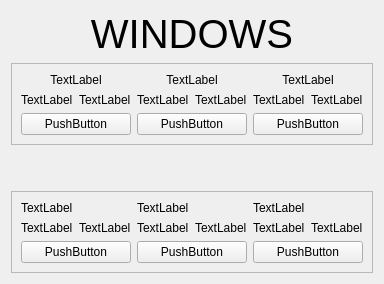
      <widget class="QWidget" name="windowspage">
       <layout class="QVBoxLayout" name="verticalLayout_12">
        <item>
         <widget class="QLabel" name="OS2Title">
          <property name="sizePolicy">
           <sizepolicy hsizetype="Preferred" vsizetype="Fixed">
            <horstretch>0</horstretch>
            <verstretch>0</verstretch>
           </sizepolicy>
          </property>
          <property name="styleSheet">
           <string notr="true">font-size: 30pt</string>
          </property>
          <property name="text">
           <string>WINDOWS</string>
          </property>
          <property name="alignment">
           <set>Qt::AlignCenter</set>
          </property>
         </widget>
        </item>
        <item>
         <widget class="QFrame" name="frame_7">
          <property name="frameShape">
           <enum>QFrame::StyledPanel</enum>
          </property>
          <property name="frameShadow">
           <enum>QFrame::Raised</enum>
          </property>
          <layout class="QVBoxLayout" name="verticalLayout_5">
           <item>
            <layout class="QGridLayout" name="gridLayout_5">
             <item row="3" column="0">
              <layout class="QGridLayout" name="gridLayout_41">
               <property name="sizeConstraint">
                <enum>QLayout::SetDefaultConstraint</enum>
               </property>
               <item row="0" column="1">
                <widget class="QLabel" name="OS2price1">
                 <property name="sizePolicy">
                  <sizepolicy hsizetype="Preferred" vsizetype="Maximum">
                   <horstretch>0</horstretch>
                   <verstretch>0</verstretch>
                  </sizepolicy>
                 </property>
                 <property name="text">
                  <string>TextLabel</string>
                 </property>
                </widget>
               </item>
               <item row="1" column="0" colspan="2">
                <widget class="QPushButton" name="OS2cartbutton1">
                 <property name="text">
                  <string>PushButton</string>
                 </property>
                </widget>
               </item>
               <item row="0" column="0">
                <widget class="QLabel" name="OS2name1">
                 <property name="sizePolicy">
                  <sizepolicy hsizetype="Preferred" vsizetype="Maximum">
                   <horstretch>0</horstretch>
                   <verstretch>0</verstretch>
                  </sizepolicy>
                 </property>
                 <property name="text">
                  <string>TextLabel</string>
                 </property>
                </widget>
               </item>
              </layout>
             </item>
             <item row="0" column="0" rowspan="3">
              <widget class="QLabel" name="OS2Image1">
               <property name="frameShape">
                <enum>QFrame::NoFrame</enum>
               </property>
               <property name="text">
                <string>TextLabel</string>
               </property>
               <property name="scaledContents">
                <bool>false</bool>
               </property>
               <property name="alignment">
                <set>Qt::AlignCenter</set>
               </property>
              </widget>
             </item>
             <item row="3" column="1">
              <layout class="QGridLayout" name="gridLayout_42">
               <item row="0" column="1">
                <widget class="QLabel" name="OS2price2">
                 <property name="text">
                  <string>TextLabel</string>
                 </property>
                </widget>
               </item>
               <item row="0" column="0">
                <widget class="QLabel" name="OS2name2">
                 <property name="text">
                  <string>TextLabel</string>
                 </property>
                </widget>
               </item>
               <item row="1" column="0" colspan="2">
                <widget class="QPushButton" name="OS2cartbutton2">
                 <property name="text">
                  <string>PushButton</string>
                 </property>
                </widget>
               </item>
              </layout>
             </item>
             <item row="3" column="2">
              <layout class="QGridLayout" name="gridLayout_43">
               <item row="0" column="1">
                <widget class="QLabel" name="OS2price3">
                 <property name="text">
                  <string>TextLabel</string>
                 </property>
                </widget>
               </item>
               <item row="0" column="0">
                <widget class="QLabel" name="OS2name3">
                 <property name="text">
                  <string>TextLabel</string>
                 </property>
                </widget>
               </item>
               <item row="1" column="0" colspan="2">
                <widget class="QPushButton" name="OS2cartbutton3">
                 <property name="text">
                  <string>PushButton</string>
                 </property>
                </widget>
               </item>
              </layout>
             </item>
             <item row="0" column="1" rowspan="3">
              <widget class="QLabel" name="OS2Image2">
               <property name="frameShape">
                <enum>QFrame::NoFrame</enum>
               </property>
               <property name="text">
                <string>TextLabel</string>
               </property>
               <property name="alignment">
                <set>Qt::AlignCenter</set>
               </property>
              </widget>
             </item>
             <item row="0" column="2" rowspan="3">
              <widget class="QLabel" name="OS2Image3">
               <property name="frameShape">
                <enum>QFrame::NoFrame</enum>
               </property>
               <property name="text">
                <string>TextLabel</string>
               </property>
               <property name="alignment">
                <set>Qt::AlignCenter</set>
               </property>
              </widget>
             </item>
            </layout>
           </item>
          </layout>
         </widget>
        </item>
        <item>
         <spacer name="verticalSpacer_3">
          <property name="orientation">
           <enum>Qt::Vertical</enum>
          </property>
          <property name="sizeType">
           <enum>QSizePolicy::Maximum</enum>
          </property>
          <property name="sizeHint" stdset="0">
           <size>
            <width>20</width>
            <height>40</height>
           </size>
          </property>
         </spacer>
        </item>
        <item>
         <widget class="QFrame" name="frame_8">
          <property name="frameShape">
           <enum>QFrame::StyledPanel</enum>
          </property>
          <property name="frameShadow">
           <enum>QFrame::Raised</enum>
          </property>
          <layout class="QVBoxLayout" name="verticalLayout_6">
           <item>
            <layout class="QGridLayout" name="gridLayout_6">
             <item row="0" column="2" rowspan="2">
              <widget class="QLabel" name="OS2Image6">
               <property name="frameShape">
                <enum>QFrame::NoFrame</enum>
               </property>
               <property name="text">
                <string>TextLabel</string>
               </property>
              </widget>
             </item>
             <item row="0" column="0" rowspan="2">
              <widget class="QLabel" name="OS2Image4">
               <property name="frameShape">
                <enum>QFrame::NoFrame</enum>
               </property>
               <property name="text">
                <string>TextLabel</string>
               </property>
              </widget>
             </item>
             <item row="0" column="1" rowspan="2">
              <widget class="QLabel" name="OS2Image5">
               <property name="frameShape">
                <enum>QFrame::NoFrame</enum>
               </property>
               <property name="text">
                <string>TextLabel</string>
               </property>
              </widget>
             </item>
             <item row="3" column="1">
              <layout class="QGridLayout" name="gridLayout_45">
               <item row="0" column="1">
                <widget class="QLabel" name="OS2price5">
                 <property name="text">
                  <string>TextLabel</string>
                 </property>
                </widget>
               </item>
               <item row="0" column="0">
                <widget class="QLabel" name="OS2name5">
                 <property name="text">
                  <string>TextLabel</string>
                 </property>
                </widget>
               </item>
               <item row="1" column="0" colspan="2">
                <widget class="QPushButton" name="OS2cartbutton5">
                 <property name="text">
                  <string>PushButton</string>
                 </property>
                </widget>
               </item>
              </layout>
             </item>
             <item row="3" column="0">
              <layout class="QGridLayout" name="gridLayout_44">
               <item row="0" column="0">
                <widget class="QLabel" name="OS2name4">
                 <property name="text">
                  <string>TextLabel</string>
                 </property>
                </widget>
               </item>
               <item row="0" column="1">
                <widget class="QLabel" name="OS2price4">
                 <property name="text">
                  <string>TextLabel</string>
                 </property>
                </widget>
               </item>
               <item row="1" column="0" colspan="2">
                <widget class="QPushButton" name="OS2cartbutton4">
                 <property name="text">
                  <string>PushButton</string>
                 </property>
                </widget>
               </item>
              </layout>
             </item>
             <item row="3" column="2">
              <layout class="QGridLayout" name="gridLayout_46">
               <item row="0" column="1">
                <widget class="QLabel" name="OS2price6">
                 <property name="text">
                  <string>TextLabel</string>
                 </property>
                </widget>
               </item>
               <item row="0" column="0">
                <widget class="QLabel" name="OS2name6">
                 <property name="text">
                  <string>TextLabel</string>
                 </property>
                </widget>
               </item>
               <item row="1" column="0" colspan="2">
                <widget class="QPushButton" name="OS2cartbutton6">
                 <property name="text">
                  <string>PushButton</string>
                 </property>
                </widget>
               </item>
              </layout>
             </item>
            </layout>
           </item>
          </layout>
         </widget>
        </item>
       </layout>
      </widget>
